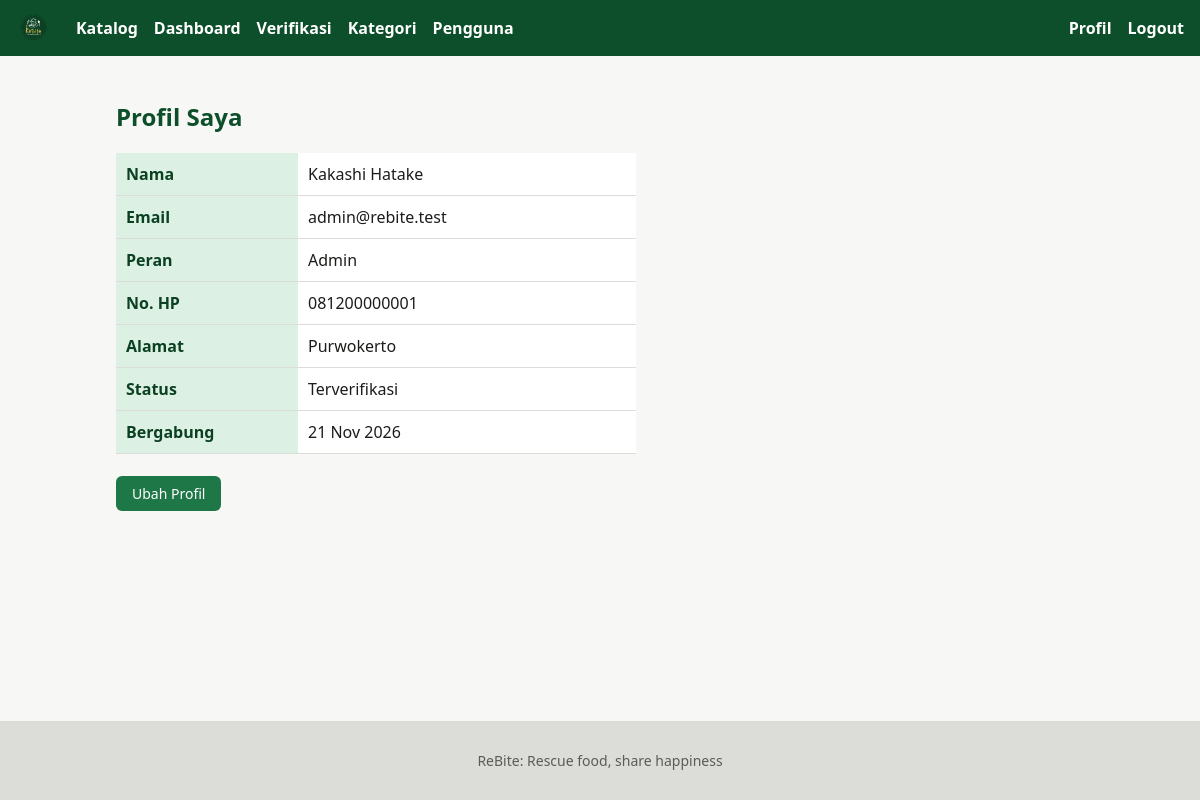
The page /profil.php (signed in) on the database its author committed.
### tables this page shows
CREATE TABLE `users` (
  `id` int(11) NOT NULL AUTO_INCREMENT,
  `nama` varchar(100) NOT NULL,
  `email` varchar(100) NOT NULL,
  `password` varchar(255) NOT NULL,
  `role` enum('admin','penyedia','penerima') NOT NULL,
  `no_hp` varchar(20) DEFAULT NULL,
  `alamat` text DEFAULT NULL,
  `status_verifikasi` enum('pending','terverifikasi') NOT NULL DEFAULT 'pending',
  `created_at` timestamp NOT NULL DEFAULT CURRENT_TIMESTAMP,
  PRIMARY KEY (`id`),
  UNIQUE KEY `uk_users_email` (`email`)
);

### includes/koneksi.php (called while the page is built, shortened)
<?php
function e($teks)
{
    return htmlspecialchars((string) $teks, ENT_QUOTES, 'UTF-8');
}
?>

### profil.php (the view, shortened to what this page needs)
<?php
include_once "includes/koneksi.php";
$id = (int) $_SESSION['id_user'];
$hasil = mysqli_query($koneksi,
    "SELECT nama, email, role, no_hp, alamat, status_verifikasi, created_at FROM users WHERE id=$id");
$user = mysqli_fetch_assoc($hasil);
function isi($teks)
{
    return e($teks);
}
include "includes/header.php";
?>
<section class="profil">
    <h2>Profil Saya</h2>
    <table class="tabel-profil">
        <tr><th>Nama</th><td><?= isi($user['nama']) ?></td></tr>
        <tr><th>Email</th><td><?= isi($user['email']) ?></td></tr>
        <tr><th>Peran</th><td><?= isi(ucfirst($user['role'])) ?></td></tr>
        <tr><th>No. HP</th><td><?= isi($user['no_hp']) ?></td></tr>
        <tr><th>Alamat</th><td><?= isi($user['alamat']) ?></td></tr>
        <tr><th>Status</th><td><?= isi(ucfirst($user['status_verifikasi'])) ?></td></tr>
        <tr><th>Bergabung</th><td><?= e(date('d M Y', strtotime($user['created_at']))) ?></td></tr>
    </table>
    <br>
    <a href="<?= BASE_URL ?>profil_edit.php" class="btn">Ubah Profil</a>
</section>
<?php include "includes/footer.php"; ?>

### assets/css/style.css (style rules this page uses)
:root { --color-brand-50: #f0f9f3; --color-brand-100: #dcf1e3; --color-brand-300: #8ccda6; --color-brand-600: #1e7746; --color-brand-700: #106535; --color-brand-800: #0d4f2a; --color-brand-900: #0b4023; --color-ink-50: #f7f7f6; --color-ink-200: #dcdcd8; --color-ink-600: #5c5c56; --color-ink-900: #1c1c1a; --color-surface: #fff; --color-surface-muted: var(--color-ink-50); --oranye: #f57c00; --merah: #c62828; }
* { box-sizing: border-box; }
body { margin: 0; font-family: system-ui, Arial, sans-serif; color: var(--color-ink-900); background: var(--color-surface-muted); min-height: 100vh; display: flex; flex-direction: column; }
h1, h2, h3 { color: var(--color-brand-800); }
.btn { display: inline-block; padding: 8px 16px; border: none; border-radius: 6px; background: var(--color-brand-600); color: #fff; text-decoration: none; cursor: pointer; font-size: 14px; }
table { width: 100%; border-collapse: collapse; background: var(--color-surface); }
th, td { padding: 10px; border-bottom: 1px solid var(--color-ink-200); text-align: left; }
th { background: var(--color-brand-100); color: var(--color-brand-900); }
.tabel-profil { max-width: 520px; }
.tabel-profil th { width: 35%; }

### rows shown on the page
users: nama "Kakashi Hatake", email "admin@rebite.test", role "Admin", no_hp "081200000001", alamat "Purwokerto", status_verifikasi "Terverifikasi", created_at "21 Nov 2026"
